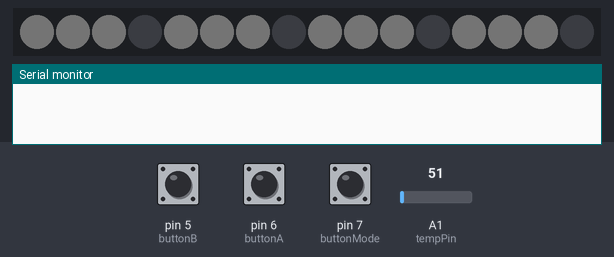
A sketch run on a simulated Arduino Uno, built with avr-gcc and run on an emulated ATmega328P. On the bench: 16 RGB LEDs in strip order, left to right, the last lines printed to the serial monitor. The test bench sets the inputs (shaded band); at power-on: pin 7 (buttonMode) LOW, A1 (tempPin) = 51, pin 5 (buttonB) LOW, pin 6 (buttonA) LOW. Dim RGB values are drawn brighter than linear.

Above: at 1.2 s.
1.3 s: pin 7 (buttonMode) pulled HIGH for 0.15 s
At 2.9 s:
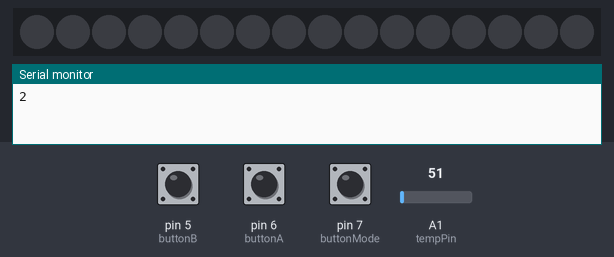
3.5 s: pin 7 (buttonMode) pulled HIGH for 1 s
At 5.2 s:
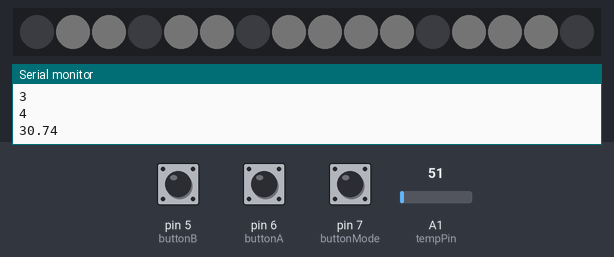
7.5 s: A1 (tempPin) set to 61
At 8.0 s:
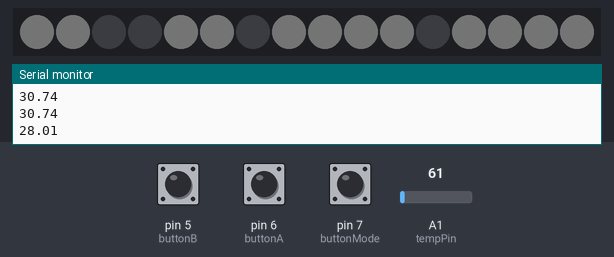
9.0 s: A1 (tempPin) set to 71
At 9.9 s:
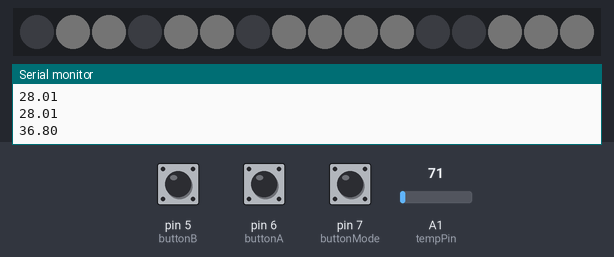
11.0 s: A1 (tempPin) set to 86
At 13.0 s:
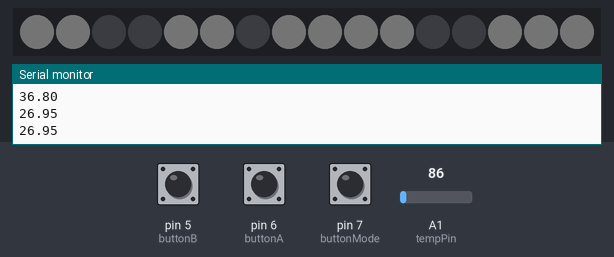
Timing chart, 0 to 14.0 s (numbered marks = the images above; inputs shaded):
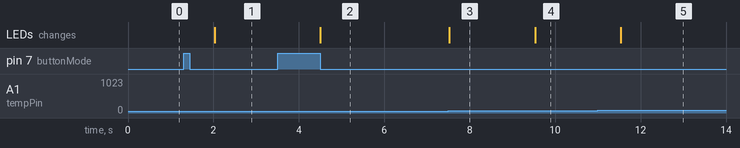

The sketch:

scoreboard.ino
```cpp
#include "Tlc5940.h"
#include <TimeLib.h>
#include "Wire.h"
#define DS3231_I2C_ADDRESS 0x68

int photocellPin = 0;
int tempPin = 1;

int dBrightness = 0;
enum Mode {CLOCK, SECONDS, TEMP, SCORE, TEST};
Mode mode = CLOCK;

#define IRpin_PIN      PIND
#define IRpin          2

#define MAXPULSE 65000
#define NUMPULSES 50

#define RESOLUTION 20
#define FUZZINESS 20

uint16_t pulses[NUMPULSES][2];  // pair is high and low pulse
uint8_t currentpulse = 0; // index for pulses we're storing


unsigned long eventTime = 0;

int buttonMode = 7;
int buttonA = 6;
int buttonB = 5;

unsigned long buttonEventTime[8] = {0, 0, 0, 0, 0, 0, 0, 0};

byte bcdToDec(byte val)
{
  return( (val/16*10) + (val%16) );
}

void readDS3231time(byte *second,
                    byte *minute,
  byte *hour,
  byte *dayOfWeek,
  byte *dayOfMonth,
  byte *month,
  byte *year) {

  Wire.beginTransmission(DS3231_I2C_ADDRESS);
  Wire.write(0); // set DS3231 register pointer to 00h
  Wire.endTransmission();
  Wire.requestFrom(DS3231_I2C_ADDRESS, 7);
  // request seven bytes of data from DS3231 starting from register 00h
  *second = bcdToDec(Wire.read() & 0x7f);
  *minute = bcdToDec(Wire.read());
  *hour = bcdToDec(Wire.read() & 0x3f);
  *dayOfWeek = bcdToDec(Wire.read());
  *dayOfMonth = bcdToDec(Wire.read());
  *month = bcdToDec(Wire.read());
  *year = bcdToDec(Wire.read());
}

void setup()
{
//  Wire.begin();
//
//  byte second, minute, hour, dayOfWeek, dayOfMonth, month, year;
//  // retrieve data from DS3231
//  readDS3231time(&second, &minute, &hour, &dayOfWeek, &dayOfMonth, &month, &year);
//
//  setTime(hour, minute, second, month, dayOfMonth, year);
//
  pinMode(tempPin, INPUT);
  pinMode(photocellPin, INPUT);

  Tlc.init();
  Serial.begin(9600);

   pinMode(buttonMode, INPUT);
   pinMode(buttonA, INPUT);
   pinMode(buttonB, INPUT);

}

/*       5             A
 *      ---           ---
 *   6 | 7 | 4      F| G |B
 *      ---           ---
 *   0 |   | 2      E|   |C
 *      ---    o      ---
 *       1     3       D
 */

 /*
  *    TOP TLC 5940 Pinout
  *
  *     12         8        4       0
  *    ----       ----     ---     ---
  * 15| 14 |13 11| 10 |9 7| 6 |5 3| 2 |1
  *    ----       ----     ---     ---
  *
  *    BOTTOM TLC 5490 Pinout
  *
  * 14| 13 |12 10| 9  |8 6| 5 |4 2| 1 |0
  *    ----  o    ----  o  ---  o  ---  o
  *         15         11       7       3
  *
  *
  */

int digits[10][8] = {
{0, 1, 2, 4, 5, 6, -1},
{ 2, 4, -1},
{5, 4, 7, 0, 1, -1},
{5, 4, 7, 2, 1, -1},
{6, 7, 4, 2, -1},
{5, 6, 7, 2, 1, -1},
{5, 6, 7, 2, 1, 0, -1},
{5, 4, 2, -1},
{0, 1, 2, 4, 5, 6, 7, -1},
{7, 1, 2, 4, 5, 6, -1}
};

int letterF[4] = {5, 6, 0, 7};
void tlcSet(int segment, int p) {
  //int b = map(analogRead(photocellPin), 50, 2000, 1, 250);
  //b += dBrightness;
  int b = 20;
  if (segment == 3) {
    b = constrain(int(b / 2), 1, 150);
  }
  Tlc.set(segment + p * 8, constrain(b, 1, 300));
}
void printDigit(int digit, int p) {
  for (int i = 0; i < 8; i ++) {
    int segment = digits[digit][i];
    if (segment == -1) {
      break;
    }
    tlcSet(segment, p);
  }
}

void printDot(int p) {
  tlcSet(3, p);
}

unsigned long serialEventTime = 0;
String content = "";
void processSerialCommand() {
  while (Serial.available() > 0) {
    char ch = Serial.read();
    content.concat(ch);
    serialEventTime = millis() + 10;
  }

   if (content != "" && serialEventTime < millis()) {

    content.toLowerCase();
    content.trim();

    if (content.substring(0,5)  == "mode ") {
      content = content.substring(5);
      if (content == "clock") {
        mode = CLOCK;
      }
      if (content == "seconds") {
        mode = SECONDS;
      }
      if (content == "temp") {
        mode = TEMP;
      }

      if (content == "test") {
        mode = TEST;
      }

    } else if (content.substring(0, 11)  == "brightness ") {
      int i = content.substring(11).toInt();
      dBrightness = i;

    } else if (content.substring(0, 5)  == "time ") {
       content = content.substring(5);
       Serial.println("Set time:" + content);
       //1223
       if (content.length() == 4) {
         int hr = 10 * (content.charAt(0) - '0') + (content.charAt(1) - '0');
         int mn = 10 * (content.charAt(2) - '0') + (content.charAt(3) - '0');
         setTime(hr, mn, 0, 1, 1, 2015);
       }

    } else {
      Serial.println("Serial read: " + content);
    }

    content = "";
  }

}

unsigned long printClockEventTime = 0;
void printClock() {

  if (printClockEventTime < millis()) {

    Tlc.clear();

    printDigit(floor(hour() / 10), 0);
    printDigit(hour() % 10, 1);
    printDigit(floor(minute() / 10), 2);
    printDigit(minute() % 10, 3);

    if (second()% 2 == 0) {
      printDot(1);
    }

    Tlc.update();
    printClockEventTime = millis() + 1000;
  }
}

unsigned long printTempEventTime = 0;
void printTemp() {

  if (printTempEventTime < millis()) {
    float t = analogRead(tempPin) * 5000 /1024.0 / 10  * 9 / 5 + 32;
    //float t = analogRead(tempPin) * 900 /1024.0 + 32;
    Tlc.clear();

    if (t >= 100) {
      printDigit(int(t / 100), 0);
      printDigit(int(int(t)  % 100 / 10), 1);
      printDigit(int(t) % 10, 2);
    } else {
      printDigit(int(t / 10), 0);
      printDigit(floor(int(t) % 10), 1);
      printDot(1);
      printDigit(int(t * 10) % 10 , 2);
    }
    // print F
    for (int i = 0; i < 4; i ++) {
      tlcSet(letterF[i], 3);
    }

    Serial.println(t);

    Tlc.update();
    printTempEventTime = millis() + 1000;
  }
}

int scoreA = 0;
int scoreB = 0;
unsigned long printScoreEventTime = 0;
void printScore() {
  if (printScoreEventTime < millis()) {
    Tlc.clear();

    if (scoreA < 10) {
      printDigit(scoreA, 0);
    } else {
      printDigit(int(scoreA / 10), 0);
      printDigit(int(scoreA % 10), 1);
    }

    printDigit(scoreB % 10, 3);
    if (scoreB >= 10) {
      printDigit(int(scoreB / 10), 2);
    }
    Tlc.update();
    printScoreEventTime = millis() + 1000;
  }
}

int digi[4] = {0, 1, 2, 3};
int doti = 0;
void printTest() {
  if (eventTime + 1000 < millis()) {
    Tlc.clear();

     for (int i = 0; i < 4; i++) {
      Serial.print(digi[i]);
      printDigit(digi[i], i);
      digi[i]++;

      if (digi[i] > 9) {
        digi[i] = 0;
      }

     }
     Serial.println(' ');

     printDot(doti++);
     if (doti > 3) {
      doti = 0;
     }

     Tlc.update();
     eventTime = millis();
  }
}
void printSeconds() {

  if (printClockEventTime < millis()) {
    Serial.println(second());

    Tlc.clear();

    printDigit(floor(second() / 10), 2);
    printDigit(second() % 10, 3);

    Tlc.update();
    printClockEventTime = millis() + 1000;
  }
}

unsigned long buttonModeEventTime = 0;
unsigned long buttonAEventTime = 0;
unsigned long buttonBEventTime = 0;

void buttonEvent(int btn, int hold) {
  switch (mode) {
      case CLOCK:   if (btn == buttonMode) {
                      mode = SECONDS;
                    }
                    if (btn == buttonA) {
                      setTime(hour() + 1 % 24, minute(), 0, 1, 1, 2015);
                    }
                    if (btn == buttonB) {
                      setTime(hour(), (minute() + 5) % 60, 0, 1, 1, 2015);
                    }
                    break;
      case SECONDS: if (btn == buttonMode) {
                      mode = TEMP;
                    }
                    if (btn == buttonA) {
                      dBrightness += 10;
                    }
                    if (btn == buttonB) {
                      dBrightness -= 10;
                    }
                    break;
      case TEMP:    if (btn == buttonMode) {
                      mode = SCORE;
                    }
                    break;
      case SCORE:   if (btn == buttonMode) {
                      mode = CLOCK;
                    }
                    if (btn == buttonA) {
                      if (hold > 2000) {
                        scoreA = 0;
                      } else if (hold > 500) {
                        scoreA--;
                      } else {
                        scoreA++;
                      }
                    }
                    if (btn == buttonB) {
                      if (hold > 2000) {
                        scoreB = 0;
                      } else if (hold > 500) {
                        scoreB--;
                      } else {
                         scoreB++;
                      }
                    }
                    if (scoreA > 99 || scoreA < 0) {
                      scoreA = 0;
                    }
                    if (scoreB > 99 || scoreB < 0) {
                      scoreB = 0;
                    }
                    break;
    }
}
void loop()
{
  int numberpulses;

 // numberpulses = listenForIR();

  //Serial.print(millis());
  //Serial.print(IRpin_PIN & _BV(IRpin) ? " high " : " low ");
  //Serial.println(IRpin_PIN);

  for (int btn = 5; btn <= 7; btn++) {
    if (digitalRead(btn) == HIGH) {
      if (buttonEventTime[btn] == 0) {
        buttonEventTime[btn] = millis();
      }
    } else {
      if (buttonEventTime[btn] != 0) {
          unsigned long duration = millis()-buttonEventTime[btn];
          if (duration > 50) {
            buttonEvent(btn, duration);
          }

          //Serial.println(millis()-buttonEventTime[btn]);
       }
       buttonEventTime[btn] = 0;
    }
  }

  processSerialCommand();

  switch (mode) {
    case CLOCK:   printClock();
                  break;
    case SECONDS:     printSeconds();
                  break;
    case TEMP:     printTemp();
                  break;
    case SCORE:     printScore();
                  break;

    case TEST:    printTest();
                  break;

  }

}
int listenForIR(void) {
  currentpulse = 0;

  while (1) {
    uint16_t highpulse, lowpulse;  // temporary storage timing
    highpulse = lowpulse = 0; // start out with no pulse length

    while (IRpin_PIN & (1 << IRpin)) {
       // pin is still HIGH

       highpulse++;
       delayMicroseconds(RESOLUTION);

       if (((highpulse >= MAXPULSE) && (currentpulse != 0))|| currentpulse == NUMPULSES) {
         return currentpulse;
       }
    }
    pulses[currentpulse][0] = highpulse;

    while (! (IRpin_PIN & _BV(IRpin))) {
       lowpulse++;
       delayMicroseconds(RESOLUTION);
        if (((lowpulse >= MAXPULSE)  && (currentpulse != 0))|| currentpulse == NUMPULSES) {
         return currentpulse;
       }
    }
    pulses[currentpulse][1] = lowpulse;

    currentpulse++;
  }
}
```

Measured:
- after the input at 1.3 s, the LEDs: change after 0.73 s (image 1)
- after the input at 3.5 s, the LEDs: change after 1.0 s (image 2)
- after the input at 7.5 s, the LEDs: change at once (image 3)
- after the input at 9.0 s, the LEDs: change after 0.53 s (image 4)
- after the input at 11.0 s, the LEDs: change after 0.54 s (image 5)
